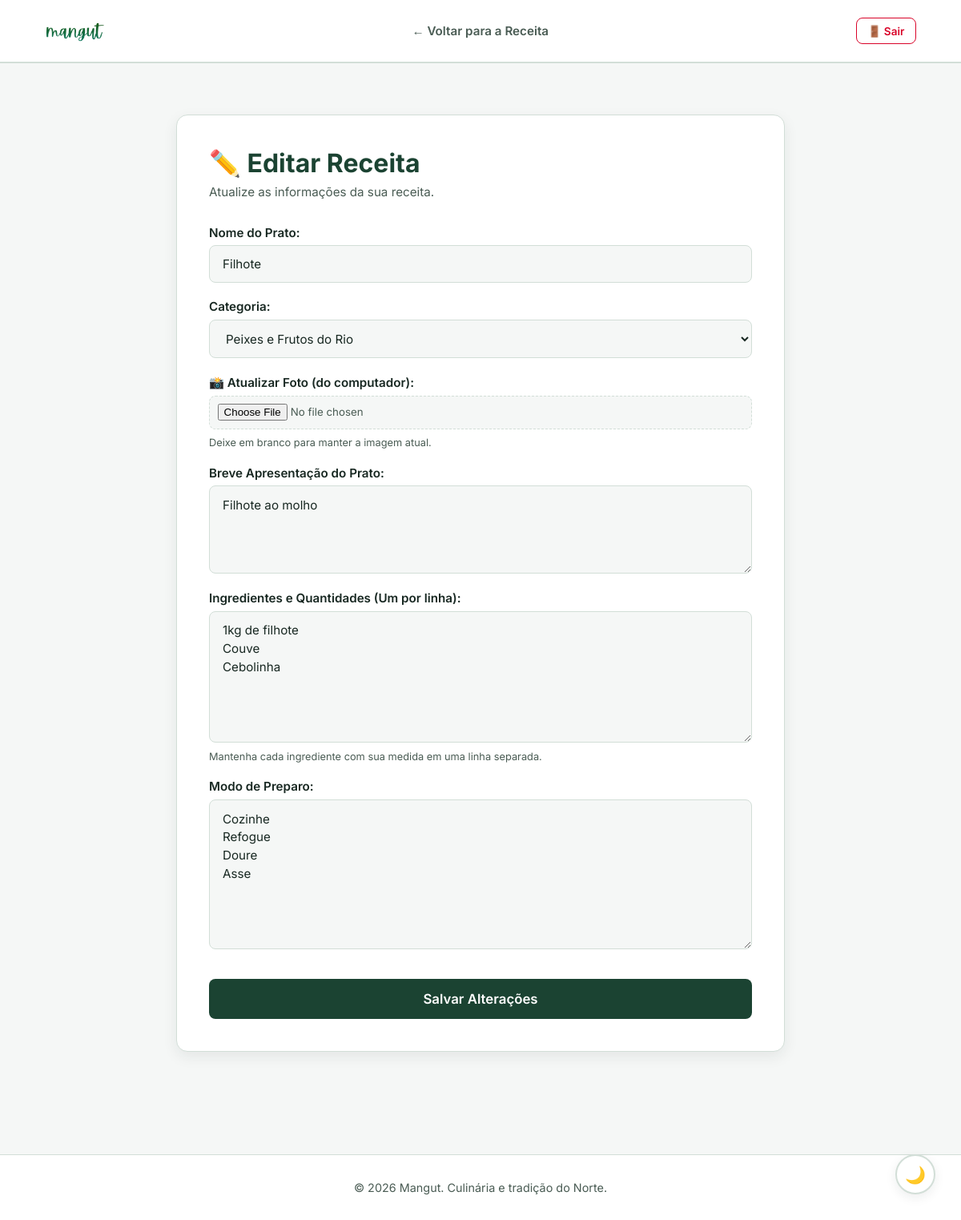
/receita/3/editar (signed in), run on the app's committed database.
### app/models.py (models this page shows)
class Receita(db.Model):
    __tablename__ = 'receitas'
    idreceitas = db.Column(db.Integer, primary_key=True)
    nome = db.Column(db.String(100), nullable=False)
    descricao = db.Column(db.Text, nullable=False)
    lista_ingredientes = db.Column(db.Text, nullable=False)
    modo_preparo = db.Column(db.Text, nullable=False)
    imagem_url = db.Column(db.String(255), nullable=True)
    categoria_idcategoria = db.Column(db.Integer, db.ForeignKey('categoria.idcategoria'), nullable=False)
    gastronomos_idgastronomos = db.Column(db.Integer, db.ForeignKey('gastronomos.idgastronomos'), nullable=False)
    categoria_rel = db.relationship('Categoria', back_populates='receitas')
    autor = db.relationship('Gastronomo', back_populates='receitas')
    avaliacoes = db.relationship('AvaliacaoReceita', back_populates='receita', lazy=True, cascade='all, delete-orphan')

### app/routes.py (the view, shortened to what this page needs)
@main.route('/receita/<int:id>/editar', methods=['GET', 'POST'])
@login_required
def formulario_editar_receita(id):
    receita = Receita.query.get_or_404(id)
    if receita.gastronomos_idgastronomos != current_user.idgastronomos and not current_user.is_admin:
        return redirect(url_for('main.detalhe_receita', id=id))
    categorias = Categoria.query.all()
    dados_receita = {
        "id": receita.idreceitas,
        "nome": receita.nome,
        "descricao": receita.descricao,
        "lista_ingredientes": receita.lista_ingredientes,
        "modo_preparo": receita.modo_preparo,
        "imagem_url": receita.imagem_url,
        "categoria_id": receita.categoria_idcategoria
    }
    return render_template('editar_receita.html', receita=dados_receita, categorias=categorias)

### app/templates/editar_receita.html (shortened to what this page needs)
<!DOCTYPE html>
<html lang="pt-br">
<head>
    <link rel="stylesheet" href="{{ url_for('static', filename='css/style.css') }}">
</head>
<body>
    <header class="navbar">
        <a href="/" class="logo-link">
            <img src="{{ url_for('static', filename='img/logo.png') }}" alt="Logo Mangut" class="navbar-logo">
        </a>
        <nav class="nav-links">
            <a href="/receita/{{ receita.id }}">← Voltar para a Receita</a>
        </nav>
        <div class="nav-actions">
            {% if current_user.is_authenticated %}
                <a href="/logout" class="btn-logout" title="Sair do sistema">🚪 Sair</a>
            {% endif %}
        </div>
    </header>
    <main class="container">
        <section class="form-section">
            <h1>✏️ Editar Receita</h1>
            <p class="form-subtext">Atualize as informações da sua receita.</p>
            <form action="/receita/{{ receita.id }}/editar" method="POST" enctype="multipart/form-data" class="recipe-form">
                <div class="form-group">
                    <label for="nome">Nome do Prato:</label>
                    <input type="text" id="nome" name="nome" value="{{ receita.nome }}" required>
                </div>
                <div class="form-group">
                    <label for="categoria_id">Categoria:</label>
                    <select id="categoria_id" name="categoria_id" required>
                        {% for cat in categorias %}
                        <option value="{{ cat.idcategoria }}" {% if cat.idcategoria == receita.categoria_id %}selected{% endif %}>
                            {{ cat.nome }}
                        </option>
                        {% endfor %}
                    </select>
                </div>
                <div class="form-group">
                    <label for="imagem_arquivo">📸 Atualizar Foto (do computador):</label>
                    <input type="file" id="imagem_arquivo" name="imagem_arquivo" accept="image/*">
                    <span class="input-hint">Deixe em branco para manter a imagem atual.</span>
                </div>
                <div class="form-group">
                    <label for="descricao">Breve Apresentação do Prato:</label>
                    <textarea id="descricao" name="descricao" rows="3" required>{{ receita.descricao }}</textarea>
                </div>
                <div class="form-group">
                    <label for="lista_ingredientes">Ingredientes e Quantidades (Um por linha):</label>
                    <textarea id="lista_ingredientes" name="lista_ingredientes" rows="6" required>{{ receita.lista_ingredientes }}</textarea>
                    <span class="input-hint">Mantenha cada ingrediente com sua medida em uma linha separada.</span>
                </div>
                <div class="form-group">
                    <label for="modo_preparo">Modo de Preparo:</label>
                    <textarea id="modo_preparo" name="modo_preparo" rows="7" required>{{ receita.modo_preparo }}</textarea>
                </div>
                <button type="submit" class="btn-primary btn-submit">Salvar Alterações</button>
            </form>
        </section>
    </main>
    <footer>
        <p>&copy; 2026 Mangut. Culinária e tradição do Norte.</p>
    </footer>
    <button id="theme-toggle" class="theme-toggle-floating" title="Alternar Modo Escuro">🌙</button>
</body>
</html>

### app/static/css/style.css (style rules this page uses)
:root { --bg-main: #f5f7f6; --bg-card: #ffffff; --bg-surface: #eaf1ed; --bg-hero: #e1efe7; --text-primary: #182822; --text-secondary: #4a5c54; --text-accent: #1b4332; --border-color: #d2ded7; --tag-bg: #e1efe6; --tag-text: #1e5a3f; --btn-cta: #d90429; --btn-cta-hover: #b80020; --card-shadow: rgba(24, 40, 34, 0.08); }
* { margin: 0; padding: 0; box-sizing: border-box; font-family: 'Inter', sans-serif; transition: background-color 0.25s ease, color 0.25s ease, border-color 0.25s ease; }
html { scroll-behavior: smooth; }
body { background-color: var(--bg-main); color: var(--text-primary); min-height: 100vh; display: flex; flex-direction: column; }
.navbar { display: flex; justify-content: space-between; align-items: center; padding: 1.1rem 3.5rem; background-color: var(--bg-card); border-bottom: 2px solid var(--border-color); position: sticky; top: 0; z-index: 1000; }
.logo-link { display: flex; align-items: center; text-decoration: none; }
.navbar-logo { height: 42px; width: auto; }
.nav-links a { margin: 0 0.8rem; text-decoration: none; color: var(--text-secondary); font-weight: 600; font-size: 0.95rem; padding: 0.4rem 0.8rem; border-radius: 8px; }
.nav-actions { display: flex; align-items: center; gap: 0.9rem; }
.btn-primary { background-color: var(--text-accent); color: #ffffff; border: none; padding: 0.65rem 1.3rem; border-radius: 8px; font-weight: 600; cursor: pointer; text-decoration: none; display: inline-flex; align-items: center; justify-content: center; gap: 0.4rem; }
.btn-logout { display: inline-flex; align-items: center; gap: 0.35rem; color: #d90429; border: 1px solid #d90429; background-color: transparent; padding: 0.45rem 0.85rem; border-radius: 8px; font-size: 0.85rem; font-weight: 600; text-decoration: none; }
.container { max-width: 1120px; margin: 2.5rem auto; padding: 0 1.2rem; flex: 1; width: 100%; }
.form-section { background: var(--bg-card); padding: 2.5rem; border-radius: 14px; border: 1px solid var(--border-color); box-shadow: 0 6px 18px var(--card-shadow); max-width: 760px; margin: 1.5rem auto; }
.form-section h1 { font-size: 2rem; color: var(--text-accent); margin-bottom: 0.4rem; }
.form-subtext { color: var(--text-secondary); margin-bottom: 2rem; font-size: 0.95rem; }
.recipe-form { display: flex; flex-direction: column; gap: 1.3rem; width: 100%; }
.form-group { display: flex; flex-direction: column; align-items: flex-start; width: 100%; gap: 0.4rem; }
.form-group label { font-weight: 600; color: var(--text-primary); font-size: 0.95rem; display: block; }
.form-group input[type="text"], .form-group input[type="email"], .form-group input[type="password"], .form-group select, .form-group textarea { width: 100% !important; padding: 0.8rem 1rem; border: 1px solid var(--border-color); border-radius: 8px; background-color: var(--bg-main); color: var(--text-primary); font-size: 0.95rem; outline: none; box-sizing: border-box; }
.form-group input[type="file"] { width: 100% !important; padding: 0.6rem; border: 1px dashed var(--border-color); border-radius: 8px; background-color: var(--bg-main); color: var(--text-secondary); }
.form-group textarea { resize: vertical; min-height: 110px; line-height: 1.5; }
.input-hint { font-size: 0.8rem; color: var(--text-secondary); margin-top: 0.2rem; }
.btn-submit { margin-top: 1rem; width: 100%; padding: 0.95rem; font-size: 1.05rem; }
.theme-toggle-floating { position: fixed; bottom: 2rem; right: 2rem; width: 50px; height: 50px; background-color: var(--bg-card); border: 2px solid var(--border-color); color: var(--text-primary); border-radius: 50%; cursor: pointer; font-size: 1.3rem; display: flex; align-items: center; justify-content: center; box-shadow: 0 4px 14px var(--card-shadow); z-index: 1000; }
footer { text-align: center; padding: 2rem; color: var(--text-secondary); font-size: 0.9rem; border-top: 1px solid var(--border-color); background: var(--bg-card); margin-top: 4rem; }

### data on the page
Receita: nome "Filhote", descricao "Filhote ao molho", lista_ingredientes "1kg de filhote Couve Cebolinha", modo_preparo "Cozinhe Refogue Doure Asse"

### other printed values
form field categoria_id "Peixes e Frutos do Rio"
